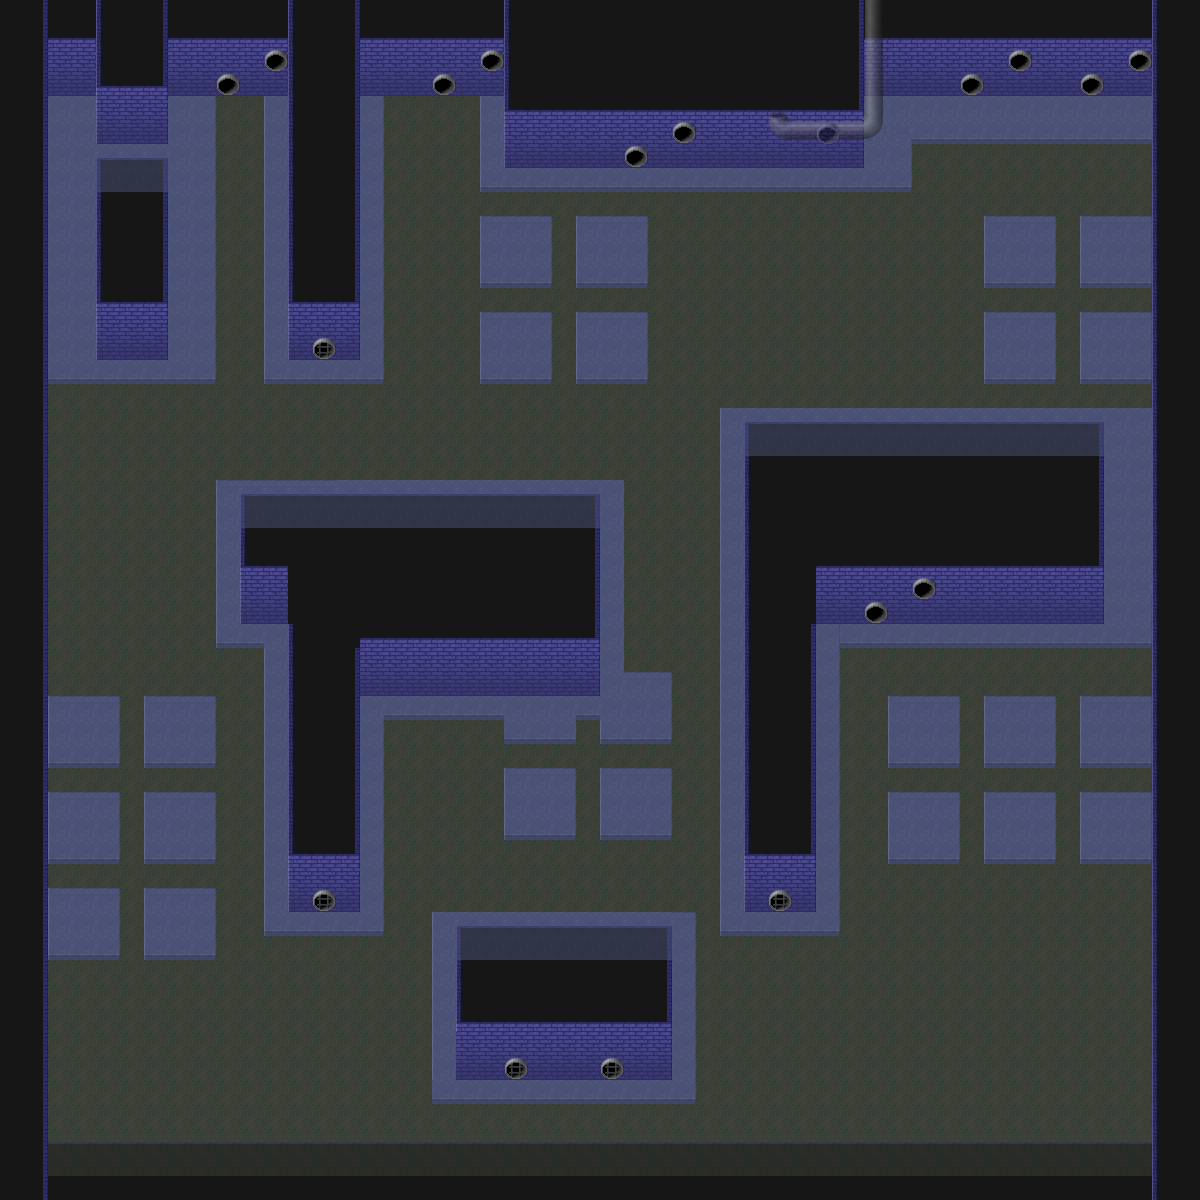

The image is a tile-based game level rendered from a .tmx file. Its description and source (layers, tilesets, objects; grid data summarised) follow:
An orthogonal 50x50 tile map with 24x24 px tiles, 2 tile layers (Bottom, Top).

<map version="1.0" orientation="orthogonal" width="50" height="50" tilewidth="24" tileheight="24">
 <tileset firstgid="1" name="TileSet" tilewidth="24" tileheight="24">
  <properties>
   <property name="PackageFileName" value="AssetGraph.xml" />
   <property name="PackageName" value="Default" />
   <property name="SpriteAssetName" value="TileSet" />
  </properties>
  <image source="TileSet.png" trans="ff00ff" width="192" height="217" />
  <tile id="0">
   <properties>
    <property name="C" value="" />
   </properties>
  </tile>
  <tile id="1">
   <properties>
    <property name="C" value="" />
   </properties>
  </tile>
  <tile id="2">
   <properties>
    <property name="C" value="" />
   </properties>
  </tile>
  <tile id="8">
   <properties>
    <property name="C" value="" />
   </properties>
  </tile>
  <tile id="9">
   <properties>
    <property name="C" value="" />
   </properties>
  </tile>
  <tile id="10">
   <properties>
    <property name="C" value="" />
   </properties>
  </tile>
  <tile id="11">
   <properties>
    <property name="C" value="" />
   </properties>
  </tile>
  <tile id="12">
   <properties>
    <property name="C" value="" />
   </properties>
  </tile>
  <tile id="13">
   <properties>
    <property name="C" value="" />
   </properties>
  </tile>
  <tile id="16">
   <properties>
    <property name="C" value="" />
   </properties>
  </tile>
  <tile id="17">
   <properties>
    <property name="C" value="" />
   </properties>
  </tile>
  <tile id="18">
   <properties>
    <property name="C" value="" />
   </properties>
  </tile>
  <tile id="19">
   <properties>
    <property name="C" value="" />
   </properties>
  </tile>
  <tile id="20">
   <properties>
    <property name="C" value="" />
   </properties>
  </tile>
  <tile id="21">
   <properties>
    <property name="C" value="" />
   </properties>
  </tile>
  <tile id="38">
   <properties>
    <property name="C" value="" />
   </properties>
  </tile>
  <tile id="39">
   <properties>
    <property name="C" value="" />
   </properties>
  </tile>
  <tile id="44">
   <properties>
    <property name="C" value="" />
   </properties>
  </tile>
 </tileset>
 <layer name="Bottom" width="50" height="50">
  <properties>
   <property name="C" value="" />
  </properties>
  <data>[2500 cells, 2500 non-empty, 26 distinct tile ids]</data>
 </layer>
 <layer name="Top" width="50" height="50" opacity="0.49">
  <data>[2500 cells, 190 non-empty, 15 distinct tile ids]</data>
 </layer>
</map>
